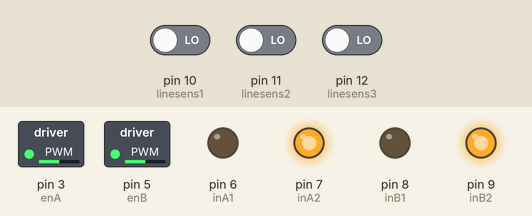
Simulated run of this sketch. Board: Arduino Uno, built with avr-gcc and run on an emulated ATmega328P. Shown: switched loads named in the sketch (green lamp = pin HIGH), output pins drawn as LEDs (lit = HIGH). Inputs (shaded band) come from the test bench; at power-on: pin 12 (linesens3) LOW, pin 10 (linesens1) LOW, pin 11 (linesens2) LOW.

Above: at 1.2 s.
1.3 s: pin 12 (linesens3) driven HIGH
At 2.5 s:
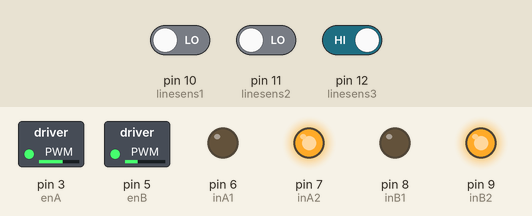
2.8 s: pin 10 (linesens1) driven HIGH
At 3.6 s:
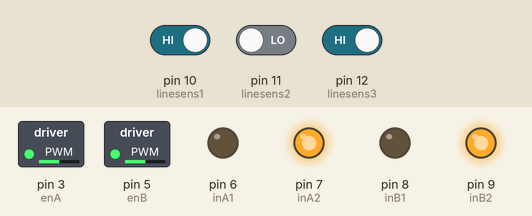
4.3 s: pin 10 (linesens1) driven LOW
At 4.8 s:
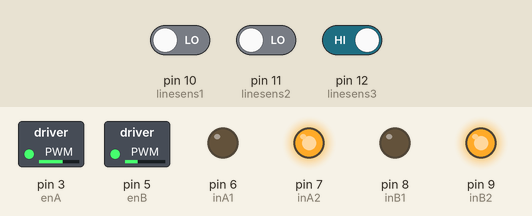
Timing chart, 0 to 7.3 s (numbered marks = the images above; inputs shaded):
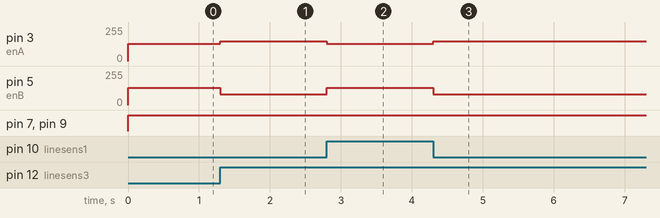

The sketch:

line-follower.ino
```cpp
#include "line-follower.h"
int statusCar = 0; // default 0

void setup() {

  // set pin for motor and sensor
    pinMode(inA1, OUTPUT);//Set chân in1 của dc A là output
    pinMode(inA2, OUTPUT);//Set chân in2 của dc A là output
    pinMode(inB1, OUTPUT);//Set chân in1 của dc B là output
    pinMode(inB2, OUTPUT);//Set chân in2 của dc B là output
    pinMode(linesens1, INPUT);//Set chân cảm biến 1 là input
    pinMode(linesens2, INPUT);//Set chân cảm biến 2 là input
    pinMode(linesens3, INPUT);//Set chân cảm biến 3 là input
}

void loop() {
 darkLineFollower (inB1, inB2, inA1, inA2, linesens1, linesens2, linesens3);
}

void darkLineFollower (byte inR1, byte inR2, byte inL1, byte inL2, byte sen1, byte sen2, byte sen3)
{
  switch (deviationDarkLine3Sensor (sen1, sen2, sen3))
  {
    case -1:
      robotMover( inR1, inR2, inL1, inL2, 1);// rẽ phải
      break;
    case -2:
      robotMover( inR1, inR2, inL1, inL2, 1);
      break;
    case 1:
      robotMover( inR1, inR2, inL1, inL2, -1);// rẽ trái
      break;
    case 2:
      robotMover( inR1, inR2, inL1, inL2, -1);
      break;
    case 0:
      robotMover( inR1, inR2, inL1, inL2, 0);// tiến thẳng
      break;
  }

}
void robotMover (byte inR1, byte inR2, byte inL1, byte inL2, byte action)
{
  /*
  inR1 inR2 là 2 chân tín hiệu động cơ bên phải
  inL1 inL2 là 2 chân tín hiệu động cơ bên trái
  action =0 đi thẳng
  action =-1 rẽ trái
  action =1 rẽ phải

  */
  switch (action)
  {
    case 0://đi thẳng
      motorControlWithSpeed(inR1, inR2, 1, 128, 128);
      motorControlWithSpeed(inL1, inL2, 1, 128, 128);
      break;
    case -1:// rẽ trái
      motorControlWithSpeed(inR1, inR2, 1, 0, 150);
      motorControlWithSpeed(inL1, inL2, 1, 80, 0); //weak momentum
      break;
    case 1:// rẽ phải
      motorControlWithSpeed(inR1, inR2, 1, 0, 80);
      motorControlWithSpeed(inL1, inL2, 1, 150, 0);
      break;
    default:
      action = 0;
  }
}

void motorControlWithSpeed (byte in1, byte in2, byte direct, int spdA, int spdB)
{
  switch (direct)
  {
    case 0:
      digitalWrite(in1, LOW);
      digitalWrite(in2, LOW);
      break;
    case 1:
      digitalWrite(in1, LOW);
      digitalWrite(in2, HIGH);
      if(spdA != 0) analogWrite(enA, spdA);
      if(spdB != 0) analogWrite(enB, spdB);

      break;
    case 2:
      digitalWrite(in1, HIGH);
      digitalWrite(in2, LOW);
      if(spdA != 0) analogWrite(enA, spdA);
      if(spdB != 0) analogWrite(enB, spdB);
      break;
  }
}

int deviationDarkLine3Sensor (int PinNumb1, int PinNumb2, int PinNumb3)
{

  int left = digitalRead (PinNumb1)+digitalRead (PinNumb2); //kiểm tra mấy cảm biến trái ở trong màu đen
  int right= digitalRead (PinNumb2)+digitalRead (PinNumb3); //kiểm tra mấy cảm biến phải ở trong màu đen

  if ((left!=0) || (right!=0))
  {
    statusCar = left - right;
  }
  return statusCar;
}
```

line-follower.h
```cpp
#define enA 3
#define enB 5

#define inA1 6 //Định nghĩa chân in1 của động cơ A // A is left tire
#define inA2 7 //Định nghĩa chân in2 của động cơ A
#define inB1 8 //Định nghĩa chân in1 của động cơ B // B is right tire
#define inB2 9 //Định nghĩa chân in2 của động cơ B

#define linesens1 10 //Định nghĩa chân cảm biến line 1
#define linesens2 11 //Định nghĩa chân cảm biến line 2
#define linesens3 12 //Định nghĩa chân cảm biến line 3

#define MAX_SPEED 120
```

Measured:
- after the input at 1.3 s, pin 3 (enA): 128/255 → 150/255 at once; pin 5 (enB): 128/255 → 80/255 at once
- after the input at 2.8 s, pin 3 (enA): 150/255 → 128/255 at once; pin 5 (enB): 80/255 → 128/255 at once
- after the input at 4.3 s, pin 3 (enA): 128/255 → 150/255 at once; pin 5 (enB): 128/255 → 80/255 at once
